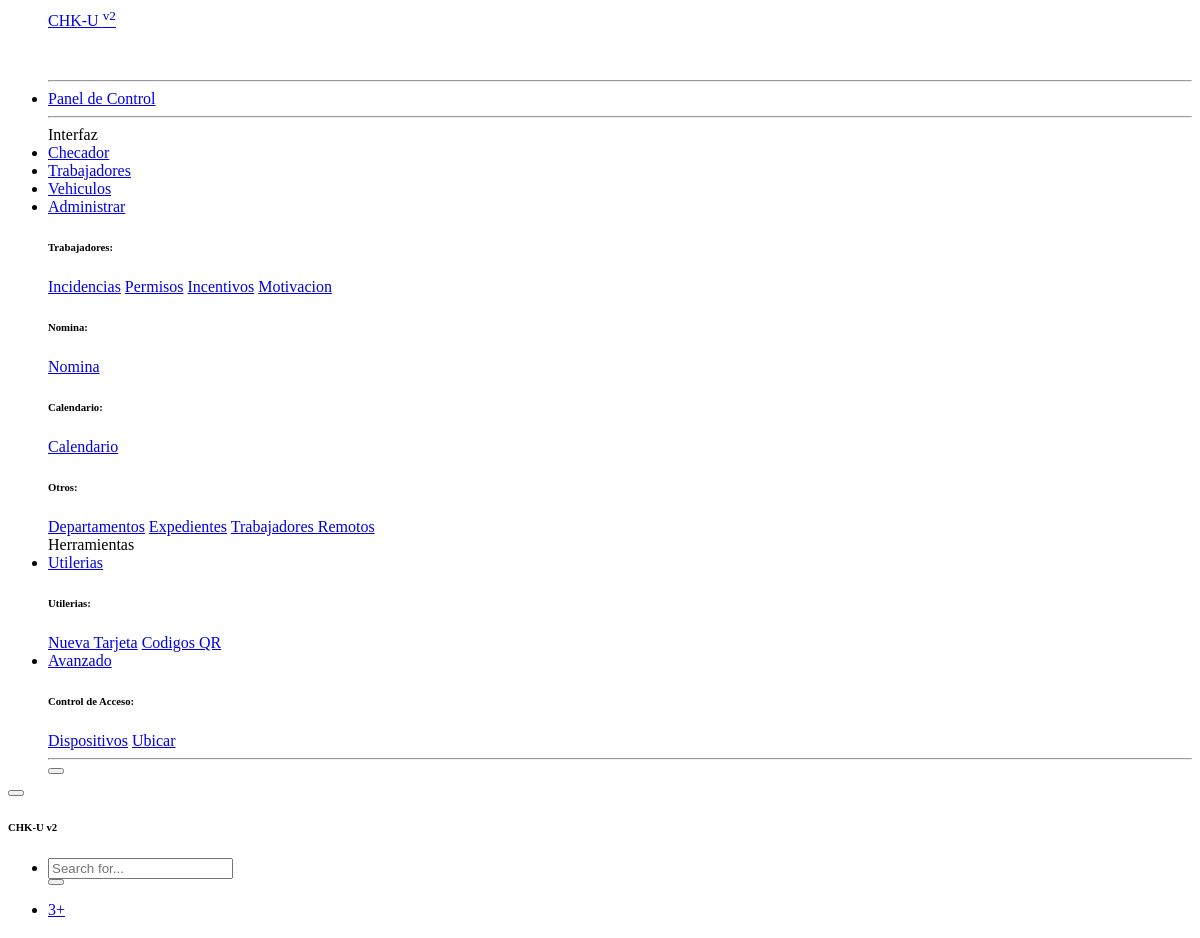
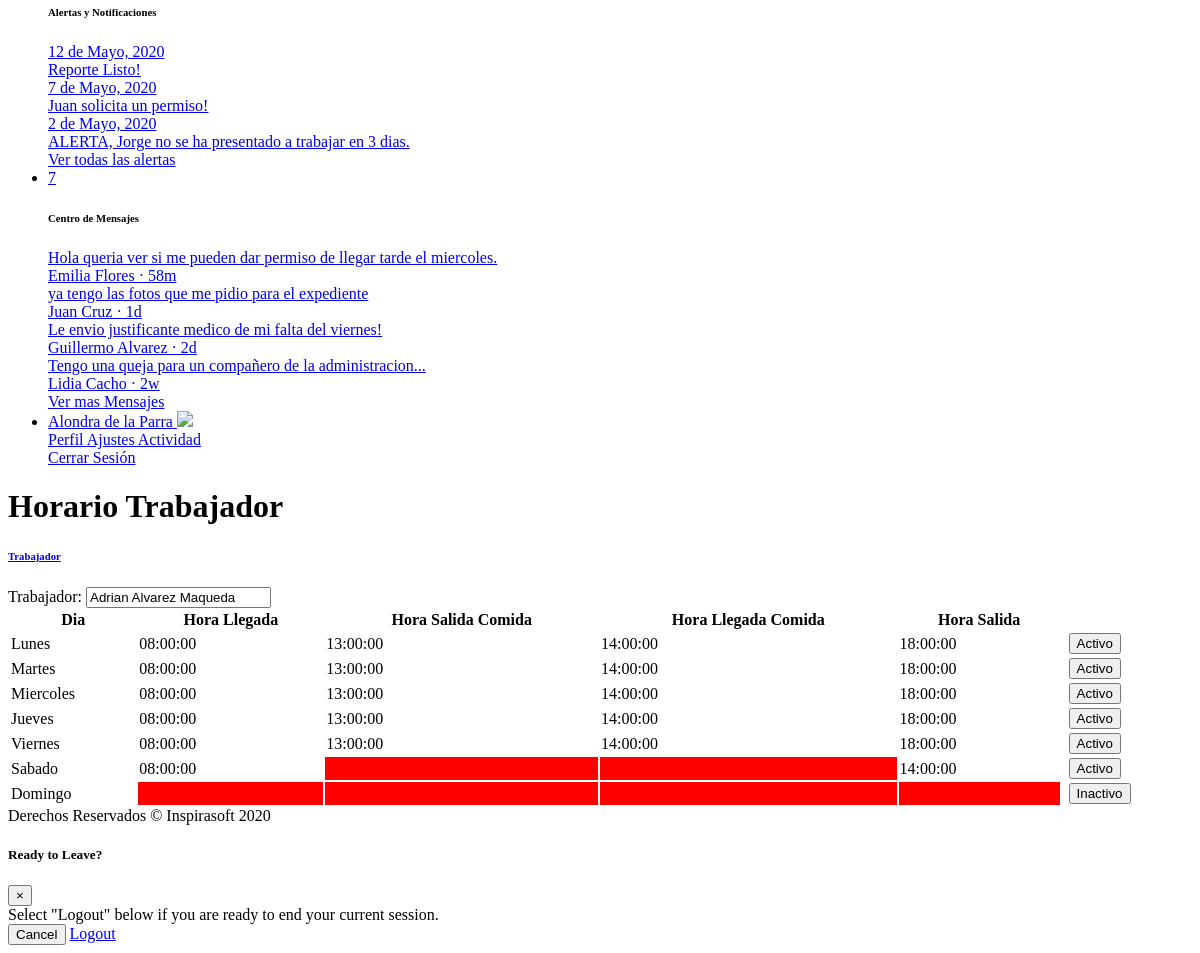
The page /horarios_trabajador.php?id_trabajador=3 on the database its author committed (2 pictures, top to bottom).
### tables this page shows
CREATE TABLE `trabajadores` (
  `id` int(11) NOT NULL,
  `nombre` varchar(50) DEFAULT NULL,
  `direccion` varchar(75) DEFAULT NULL,
  `telefono` varchar(10) DEFAULT NULL,
  `genero` varchar(10) DEFAULT NULL,
  `estado_civil` varchar(10) DEFAULT NULL,
  `id_departamento` int(11) DEFAULT NULL,
  `puesto` varchar(45) DEFAULT NULL,
  `tipo_pago` varchar(45) DEFAULT NULL,
  `sueldo` decimal(8,2) DEFAULT NULL,
  `tarjeta` varchar(32) DEFAULT NULL,
  `fecha_ingreso` date DEFAULT NULL,
  `fecha_nacimiento` date DEFAULT NULL,
  `id_temporal` int(11) DEFAULT NULL
);

CREATE TABLE `horarios_trabajadores` (
  `id` int(11) NOT NULL,
  `id_trabajador` int(11) NOT NULL,
  `dia_semana` varchar(45) NOT NULL,
  `hora_llegada` time DEFAULT NULL,
  `hora_comida_salida` time DEFAULT NULL,
  `hora_comida_llegada` time DEFAULT NULL,
  `hora_salida` time DEFAULT NULL,
  `estado` int(11) NOT NULL
);

CREATE TABLE `semana` (
  `id` int(11) NOT NULL,
  `dia` varchar(45) NOT NULL
);

### horarios_trabajador.php (the view, shortened to what this page needs)
<?php
include 'sidebar.php';
$id_trabajador = htmlspecialchars($_GET['id_trabajador']);
$sql_empleado = "SELECT nombre FROM trabajadores WHERE id=$id_trabajador";
$consulta_empleado = mysqli_query($conexion, $sql_empleado);
$row_empleado = mysqli_fetch_assoc($consulta_empleado);
$nombre_trabajador = $row_empleado['nombre'];
$sql_horarios = "SELECT * FROM horarios_trabajadores WHERE id_trabajador=$id_trabajador";
$consulta_horarios = mysqli_query($conexion, $sql_horarios);
?>
<link href="css/sliden-button.css" rel="stylesheet">
<div id="content">
    <?php include 'topbar.php'; ?>
    <div class="container-fluid">
        <h1 class="h3 mb-4 text-gray-800">Horario Trabajador</h1>
        <div class="row alta_row">
            <div class="card shadow mb-4">
                <a href="#LISTA" class="d-block card-header py-3" data-toggle="collapse" role="button" aria-expanded="true" aria-controls="collapseCardExample">
                    <h6 class="m-0 font-weight-bold text-primary">Trabajador</h6>
                </a>
                <div class="collapse show" id="LISTA">
                    <div class="card-body">
                        <div class="container">
                            <div class="row">
                                <div class="col">
                                    <label>Trabajador:</label>
                                    <input type="text" class="form-control" value="<?php echo $nombre_trabajador; ?>" readonly>
                                </div>
                            </div>
                            <div class="row">
                                <div class="col-lg-12">
                                    <div class="table-responsive">
                                        <table class="table table-striped table-bordered" style="width:100%" data-pagecount="1">
                                            <thead>
                                                <tr>
                                                    <th>Dia</th>
                                                    <th>Hora Llegada</th>
                                                    <th>Hora Salida Comida</th>
                                                    <th>Hora Llegada Comida</th>
                                                    <th>Hora Salida</th>
                                                    <th></th>
                                                    <th></th>
                                                </tr>
                                            </thead>
                                            <tbody>
                                                <?php
                                                while ($row_horarios = mysqli_fetch_array($consulta_horarios, MYSQLI_ASSOC)) {
                                                    $dia_semana = $row_horarios['dia_semana'];
                                                    $hora_llegada = $row_horarios['hora_llegada'];
                                                    $hora_comida_salida = $row_horarios['hora_comida_salida'];
                                                    $hora_comida_llegada = $row_horarios['hora_comida_llegada'];
                                                    $hora_salida = $row_horarios['hora_salida'];
                                                    $estado = $row_horarios['estado'];
                                                    $consulta_semana = mysqli_query($conexion, "SELECT dia FROM semana WHERE id=$dia_semana");
                                                    $row_semana = mysqli_fetch_assoc($consulta_semana);
                                                    $dia = $row_semana['dia'];
                                                    if ($estado == 1) {
                                                        $boton_estado = "<button type='button' class='btn btn-success'>Activo</button>";
                                                    } else {
                                                        $boton_estado = "<button type='button' class='btn btn-danger'>Inactivo</button>";
                                                    }
                                                ?>
                                                    <tr>
                                                        <td><?php echo $dia; ?></td>
                                                        <?php
                                                        if ($estado == 1) {
                                                        ?>
                                                            <td><?php echo $hora_llegada; ?></td>
                                                            <?php
                                                            if (!empty($hora_comida_salida)) {
                                                            ?>
                                                                <td><?php echo $hora_comida_salida; ?></td>
                                                                <td><?php echo $hora_comida_llegada; ?></td>
                                                            <?php
                                                            } else {
                                                            ?>
                                                                <td style="background-color: red;"></td>
                                                                <td style="background-color: red;"></td>
                                                            <?php
                                                            }
                                                            ?>
                                                            <td><?php echo $hora_salida; ?></td>
                                                        <?php
                                                        } else {
                                                        ?>
                                                            <td style="background-color: red;"></td>
                                                            <td style="background-color: red;"></td>
                                                            <td style="background-color: red;"></td>
                                                            <td style="background-color: red;"></td>
                                                        <?php
                                                        }
                                                        ?>
                                                        <td>
                                                        </td>
                                                        <td><?php echo $boton_estado; ?></td>
                                                    </tr>
                                                <?php
                                                }
                                                ?>
                                            </tbody>
                                        </table>
                                    </div>
                                </div>
                            </div>
                        </div>
                    </div>
                </div>
            </div>
        </div>
    </div>
</div>
<?php include 'footer.php'; ?>

### rows shown on the page
trabajadores: nombre "Adrian Alvarez Maqueda"
horarios_trabajadores: semana.dia "Lunes", hora_llegada "08:00:00", hora_comida_salida "13:00:00", hora_comida_llegada "14:00:00", hora_salida "18:00:00", estado "Activo"
horarios_trabajadores: semana.dia "Martes", hora_llegada "08:00:00", hora_comida_salida "13:00:00", hora_comida_llegada "14:00:00", hora_salida "18:00:00", estado "Activo"
horarios_trabajadores: semana.dia "Miercoles", hora_llegada "08:00:00", hora_comida_salida "13:00:00", hora_comida_llegada "14:00:00", hora_salida "18:00:00", estado "Activo"
horarios_trabajadores: semana.dia "Jueves", hora_llegada "08:00:00", hora_comida_salida "13:00:00", hora_comida_llegada "14:00:00", hora_salida "18:00:00", estado "Activo"
horarios_trabajadores: semana.dia "Viernes", hora_llegada "08:00:00", hora_comida_salida "13:00:00", hora_comida_llegada "14:00:00", hora_salida "18:00:00", estado "Activo"
horarios_trabajadores: semana.dia "Sabado", hora_llegada "08:00:00", hora_salida "14:00:00", estado "Activo"
horarios_trabajadores: semana.dia "Domingo", estado 0 (drawn)
